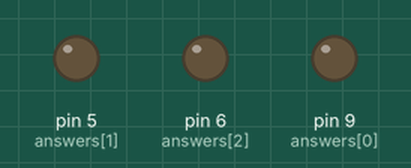
Bench run of a sketch on a simulated Arduino Uno, built with avr-gcc and run on an emulated ATmega328P. Parts: output pins drawn as LEDs (lit = HIGH). What the sketch prints to the serial monitor is not drawn.

Above: at 0.1 s.
At 10.1 s:
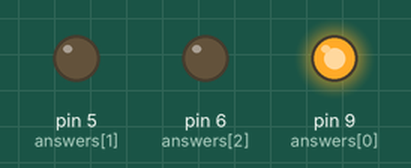
At 55.1 s:
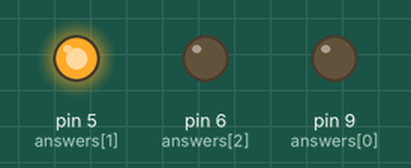
At 115.1 s:
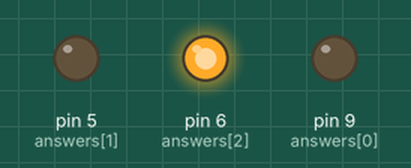
Timing chart, 0 to 121.5 s (numbered marks = the images above):
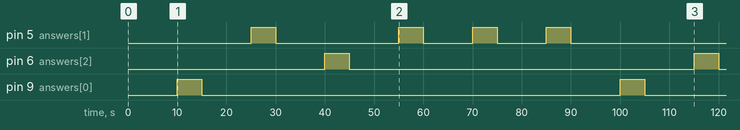

Measured:
- by itself, pin 5 (answers[1]): LOW → HIGH at 25.0 s, → LOW 5.0 s later, → HIGH 25.0 s later, → LOW 5.0 s later, … (8 changes in this stretch)
- by itself, pin 6 (answers[2]): alternates HIGH for 5.0 s and LOW for 70.0 s
- by itself, pin 9 (answers[0]): alternates HIGH for 5.0 s and LOW for 85.0 s

The sketch:

Thermal_Feedback.ino
```cpp
// Setting Variables
const int answers[10] = {9, 5, 6, 5, 5, 5, 9, 6, 9, 5}; //test answers
int count = 0;  //question counter

//const int peltier_1 = 5, peltier_2 = 6, peltier_3 = 9; //peltier modules pins


void setup()
{
  Serial.begin(9600);
  pinMode(5, OUTPUT);
  pinMode(6, OUTPUT);
  pinMode(9, OUTPUT);
}

void loop()
{
    for (int count=0; count<10; ++count){
      Serial.print("Question ");
      Serial.print(count+1);
      delay(10000); //10 seconds
      analogWrite(answers[count], 255); //cool
      delay(5000); //5 seconds
      analogWrite(answers[count], 0); //stop
    }
    Serial.println("Test is Done");
    delay(120000); //2 minutes
}
```
